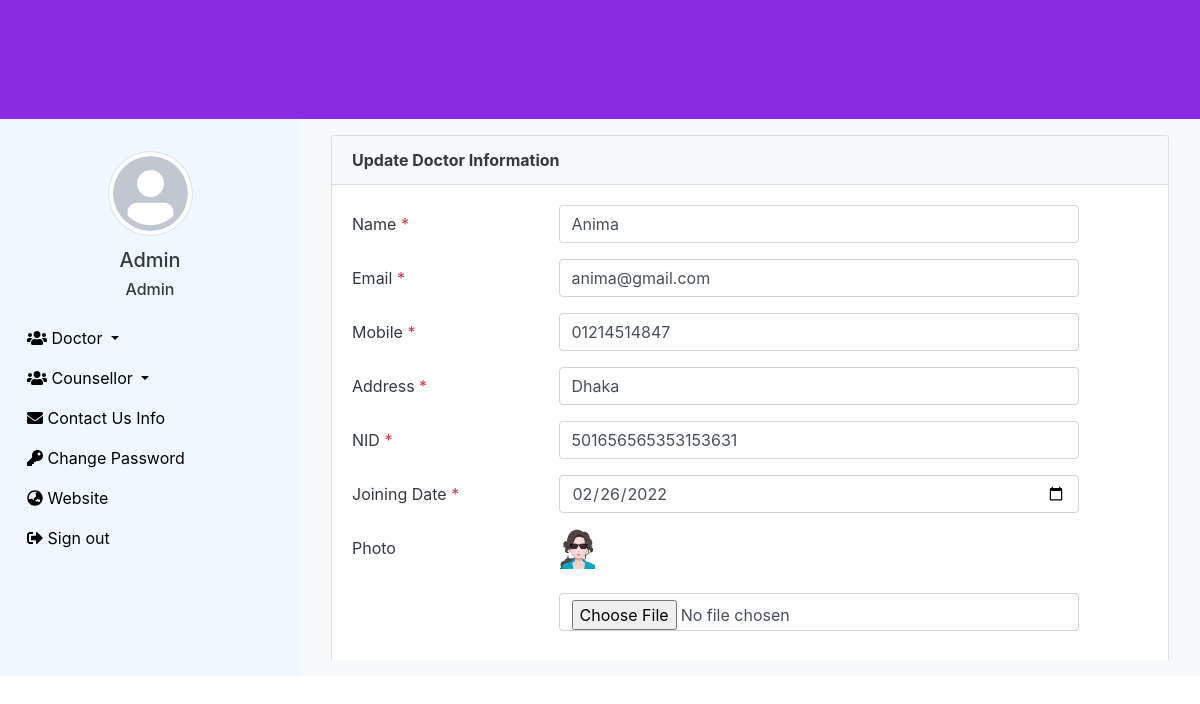
The page /edit-doctor.php?e=MOTIV6224dd25a3887 (signed in) on the database its author committed.
### tables this page shows
CREATE TABLE `user` (
  `id` bigint(20) NOT NULL,
  `name` varchar(50) NOT NULL,
  `email` varchar(100) NOT NULL,
  `mobile` varchar(21) NOT NULL,
  `address` text NOT NULL,
  `nid` varchar(50) NOT NULL,
  `password` varchar(32) NOT NULL,
  `photo` varchar(100) DEFAULT NULL,
  `joining_date` varchar(50) DEFAULT NULL,
  `role_id` int(11) NOT NULL,
  `slug` varchar(255) NOT NULL
);

### edit-doctor.php (the view, shortened to what this page needs)
<?php
  require_once('functions/function.php');
  $id=$_GET['e'];
  $select="SELECT * FROM user WHERE slug='$id'";
  $Query=mysqli_query($con,$select);
  $data=mysqli_fetch_assoc($Query);
?>
    <section class="content">
      <div class="container-fluid">
        <div class="row">
        <div class="col-md-12">
        <div class="card">
          <div class="card-header bg-light">
            <div class="row">
              <div class="col-md-10 card_header_text">
                <b>Update Doctor Information</b>
              </div>
              <div class="col-md-2 card_header_for_one_button">
              </div>
            </div>
          </div>
          <form method="post" action="submit-edit-doctor.php" enctype="multipart/form-data">
          <div class="card-body">
              <div class="form-group row">
                <label for="" class="col-sm-3 col-form-label">Name <span class="text-danger">*</span></label>
                <div class="col-sm-8">
                  <input type="text" class="form-control" id="" name="name" value="<?=$data['name']?>" required>
                </div>
                <div class="col-sm-1"></div>
              </div>
              <div class="form-group row">
                <label for="" class="col-sm-3 col-form-label">Email <span class="text-danger">*</span></label>
                <div class="col-sm-8">
                  <input type="email" class="form-control" id="email" name="email" value="<?=$data['email']?>" required>
                </div>
                <div class="col-sm-1"></div>
              </div>
              <div class="form-group row">
                <label for="" class="col-sm-3 col-form-label">Mobile <span class="text-danger">*</span></label>
                <div class="col-sm-8">
                  <input type="text" class="form-control" id="" name="mobile" value="<?=$data['mobile']?>" required>
                </div>
                <div class="col-sm-1"></div>
              </div>
              <div class="form-group row">
                <label for="" class="col-sm-3 col-form-label">Address <span class="text-danger">*</span></label>
                <div class="col-sm-8">
                  <input type="text" class="form-control" id="" name="address" value="<?=$data['address']?>" required>
                </div>
                <div class="col-sm-1"></div>
              </div>
              <div class="form-group row">
                <label for="" class="col-sm-3 col-form-label">NID <span class="text-danger">*</span></label>
                <div class="col-sm-8">
                  <input type="text" class="form-control" id="" name="nid" value="<?=$data['nid']?>" required>
                </div>
                <div class="col-sm-1"></div>
              </div>
              <div class="form-group row">
                <label for="" class="col-sm-3 col-form-label">Joining Date <span class="text-danger">*</span></label>
                <div class="col-sm-8">
                  <input type="date" class="form-control" id="" name="joining_date" value="<?=$data['joining_date']?>" required>
                </div>
                <div class="col-sm-1"></div>
              </div>
              <div class="form-group row">
                <label for="" class="col-sm-3 col-form-label">Photo <span class="text-danger"></span></label>
                <div class="col-sm-8">
                  <?php
                    if($data['photo']!=''){
                  ?>
                      <img src="uploads/<?=$data['photo']?>" height="40px" width="40px">
                  <?php
                    }else{
                  ?>
                      <img src="assets/img/avatar.jpg" height="60px" width="60px">
                  <?php
                    }
                  ?>
                  <br>
                  <br>
                  <input type="file" onchange="readURL(this);" class="form-control" id="" name="photo">
                  <br>
                </div>
                <div class="col-sm-1"></div>
              </div>
          </div>
          </form>
        </div>
      </div>
      </div>

### assets/css/style.css (style rules this page uses)
* { margin: 0; padding: 0; outline: 0; }
img { vertical-align: middle; }

### rows shown on the page
user: name "Anima", email "anima@gmail.com", mobile "01214514847", address "Dhaka", nid "501656565353153631", joining_date "02/26/2022", photo (picture)

### other values the page prints
$_SESSION['name'] "Admin"
